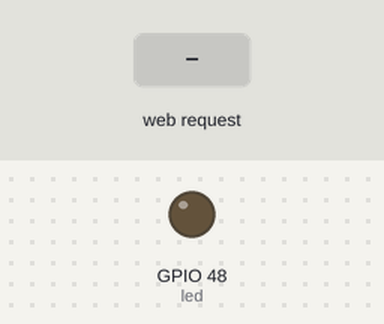
Simulated run of this program. Board: ESP32-S3. On the bench: output pins drawn as LEDs (lit = HIGH). The inputs (shaded band) are chosen by the test bench. WiFi joins after 1.5 s; servers stay silent unless stated; what the program prints to the serial monitor is not drawn.

Above: at 2.7 s.
2.8 s: HTTP request GET /26/on received
At 3.2 s:
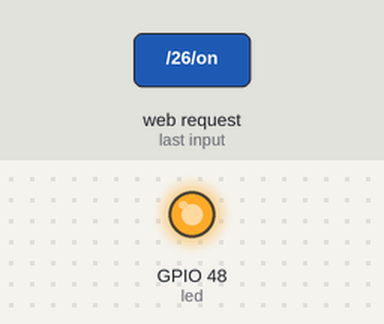
4.3 s: HTTP request GET /26/off received
At 5.5 s:
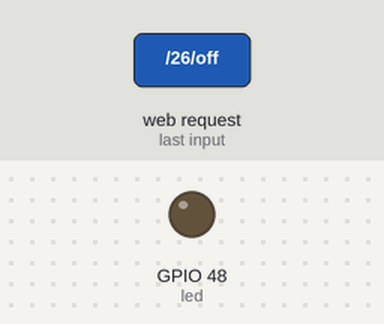
5.8 s: HTTP request GET /27/blink received
At 6.7 s:
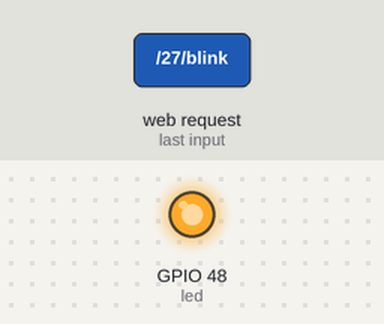
Timing chart, 0 to 14.8 s (numbered marks = the images above; inputs shaded):
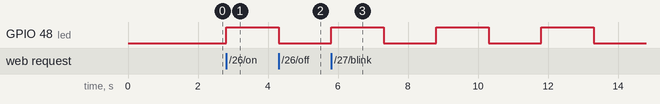

Measured:
- after the input at 2.8 s, GPIO 48 (led): LOW → HIGH at once
- after the input at 4.3 s, GPIO 48 (led): HIGH → LOW at once
- after the input at 5.8 s, GPIO 48 (led): alternates HIGH for 1.5 s and LOW for 1.5 s, starting at once

The program:

main.cpp
```cpp
#include <WiFi.h>


// Replace with your network credentials
const char* ssid = "Arok Wifi";
const char* password = "WF@20234849";

// Set web server port number to 80
WiFiServer server(80);

// Variable to store the HTTP request
String header;

// Auxiliar variables to store the current output state
String output26State = "off";
String output27State = "blink";

// Assign output variables to GPIO pins
const int led = LED_BUILTIN;

// Current time
unsigned long currentTime = millis();
// Previous time
unsigned long previousTime = 0;
// Define timeout time in milliseconds (example: 2000ms = 2s)
const long timeoutTime = 2000;

void setup() {
  Serial.begin(115200);
  // Initialize the output variables as outputs
  pinMode(led, OUTPUT);
   // Set outputs to LOW
  digitalWrite(led, LOW);

  // Connect to Wi-Fi network with SSID and password
  Serial.print("Connecting to ");
  Serial.println(ssid);
  WiFi.begin(ssid, password);
  while (WiFi.status() != WL_CONNECTED) {
    delay(500);
    Serial.print(".");
  }
  // Print local IP address and start web server
  Serial.println("");
  Serial.println("WiFi connected.");
  Serial.println("IP address: ");
  Serial.println(WiFi.localIP());
  server.begin();
}

void loop(){
  WiFiClient client = server.available();   // Listen for incoming clients

  if (client) {                             // If a new client connects,
    currentTime = millis();
    previousTime = currentTime;
    Serial.println("New Client.");          // print a message out in the serial port
    String currentLine = "";                // make a String to hold incoming data from the client
    while (client.connected() && currentTime - previousTime <= timeoutTime) {  // loop while the client's connected
      currentTime = millis();
      if (client.available()) {             // if there's bytes to read from the client,
        char c = client.read();             // read a byte, then
        Serial.write(c);                    // print it out the serial monitor
        header += c;
        if (c == '\n') {                    // if the byte is a newline character
          // if the current line is blank, you got two newline characters in a row.
          // that's the end of the client HTTP request, so send a response:
          if (currentLine.length() == 0) {
            // HTTP headers always start with a response code (e.g. HTTP/1.1 200 OK)
            // and a content-type so the client knows what's coming, then a blank line:
            client.println("HTTP/1.1 200 OK");
            client.println("Content-type:text/html");
            client.println("Connection: close");
            client.println();

            // turns the GPIOs on and off
            if (header.indexOf("GET /26/on") >= 0) {
              Serial.println("LED ON");
              output26State = "on";
              digitalWrite(led, HIGH);

            } else if (header.indexOf("GET /26/off") >= 0) {
              Serial.println("LED OFF");
              output26State = "off";
              digitalWrite(led, LOW);
            }
            else if (header.indexOf("GET /27/blink") >= 0) {
              Serial.println("LED Blinking ON");
              output27State = "blink";
              digitalWrite(led, HIGH);
              delay(1500);
              digitalWrite(led, LOW);
              delay(1500);
              digitalWrite(led, HIGH);
              delay(1500);
              digitalWrite(led, LOW);
              delay(1500);
              digitalWrite(led, HIGH);
              delay(1500);
              digitalWrite(led, LOW);
              delay(1500);
            }
            else if (header.indexOf("GET /27/blinkoff") >= 0) {
              Serial.println("LED Blinking OFF");
              output27State = "blink OFF";
              digitalWrite(led, LOW);
              delay(1500);

            }
            // Display the HTML web page
            client.println("<!DOCTYPE html><html>");
            client.println("<head><meta name=\"viewport\" content=\"width=device-width, initial-scale=1\">");
            client.println("<link rel=\"icon\" href=\"data:,\">");

            // CSS to style the on/off buttons
            // Feel free to change the background-color and font-size attributes to fit your preferences
            client.println("<style>html { font-family: Helvetica; display: inline-block; margin: 1px auto; text-align: center;}");
            client.println(".button { background-color: #4CAF51; border: none; color: Black; padding: 16px 40px;");
            client.println("text-decoration: none; font-size: 30px; margin: 2px; cursor: pointer;}");
            client.println(".button2 {background-color: #FF0000;}</style></head>");

            // Web Page Heading
            client.println("<body><h1> LED CONTROL PANEL </h1>");

            // Display current state, and ON/OFF buttons
            client.println("<p>LED - State " + output26State + "</p>");
            // If the output26State is off, it displays the ON button
            if (output26State=="off") {
              client.println("<p><a href=\"/26/on\"><button class=\"button\">ON</button></a></p>");
            } else {
              client.println("<p><a href=\"/26/off\"><button class=\"button button2\">OFF</button></a></p>");
            }

              client.println("<p>LED - State " + output27State + "</p>");
            // If the output26State is off, it displays the ON button
            if (output27State=="blink") {
              client.println("<p><a href=\"/27/blink\"><button class=\"button\">BLINK ON</button></a></p>");
            } else {
              client.println("<p><a href=\"/27/blink OFF\"><button class=\"button button2\">BLINK OFF</button></a></p>");
            }

            client.println("</body></html>");

            // The HTTP response ends with another blank line
            client.println();
            // Break out of the while loop
            break;
          } else { // if you got a newline, then clear currentLine
            currentLine = "";
          }
        } else if (c != '\r') {  // if you got anything else but a carriage return character,
          currentLine += c;      // add it to the end of the currentLine
        }
      }
    }
    // Clear the header variable
    header = "";
    // Close the connection
    client.stop();
    Serial.println("Client disconnected.");
    Serial.println("");
  }
}
```
